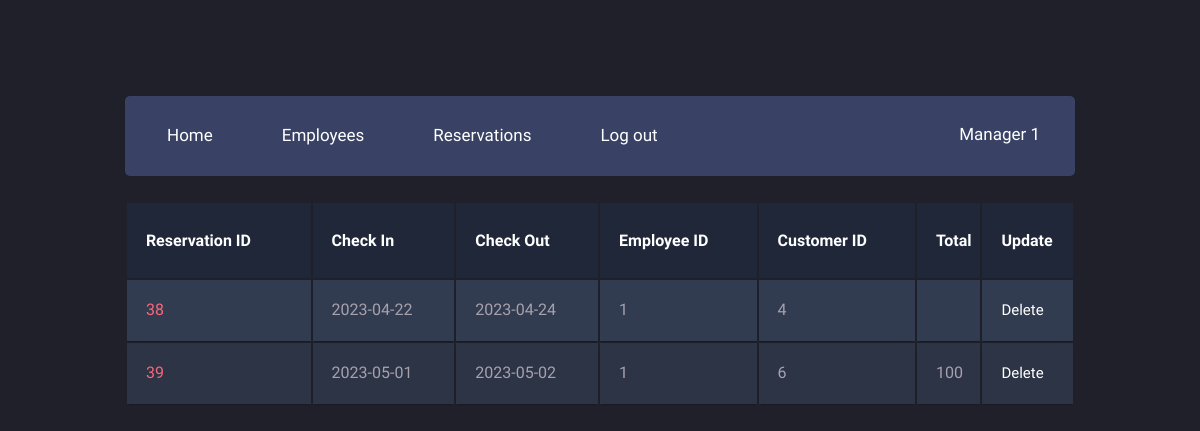
Page /managers/reservations.php (signed in) on the committed database.
### tables this page shows
CREATE TABLE `Reservations` (
  `resID` int(11) NOT NULL,
  `checkInDate` date NOT NULL,
  `checkOutDate` date NOT NULL,
  `reservedDate` date NOT NULL,
  `Employees_empID` int(11) NOT NULL,
  `Customers_cusID` int(11) NOT NULL
);

### managers/reservations.php (the view, shortened to what this page needs)
<?php
    $hotelID = $_SESSION['Hotels_hotelID'];
    include "../db_connect.php";
    $sql = "SELECT *
            from reservations inner join employees
            on employees_empID = empID
            where hotels_hotelID = '$hotelID';";
    $result = $conn->query($sql);
?>
<!DOCTYPE html>
<html>
    <head>
        <link rel="stylesheet" href="menu.css">
        <link rel="stylesheet" href="table.css">
    </head>
    <body>
        <div class="main-container">
            <header class="block">
                <ul class="header-menu horizontal-list">
                    <li>
                        <a class="header-menu-tab" href="home.php"><span class="icon fontawesome-user scnd-font-color"></span>Home</a>
                    </li>
                    <li>
                        <a class="header-menu-tab" href="employees.php"><span class="icon fontawesome-user scnd-font-color"></span>Employees</a>
                    </li>
                    <li>
                        <a class="header-menu-tab" href="reservations.php"><span class="icon fontawesome-star-empty scnd-font-color"></span>Reservations</a>
                    </li>
                    <li>
                        <a class="header-menu-tab" href="../account/logout.php"><span class="icon fontawesome-envelope scnd-font-color"></span>Log out</a>
                    </li>
                </ul>
                <div class="profile-menu">
                    <p><?php echo $_SESSION['empName']; ?> <a href=""><span class="entypo-down-open scnd-font-color"></span></a></p>
                </div>
            </header>
            <table class="container">
                <thead>
                    <tr>
                        <th><h1>Reservation ID</h1></th>
                        <th><h1>Check In</h1></th>
                        <th><h1>Check Out</h1></th>
                        <th><h1>Employee ID</h1></th>
                        <th><h1>Customer ID</h1></th>
                        <th><h1>Total</h1></th>
                        <th><h1>Update</h1></th>
                    </tr>
                </thead>
                <tbody>
                    <?php
                        if ($result->num_rows > 0) {
                            while ($row = $result->fetch_assoc()) {
                    ?>
                                <tr>
                                    <td><?php echo $row['resID']; ?> </td>
                                    <td><?php echo $row['checkInDate']; ?> </td>
                                    <td><?php echo $row['checkOutDate']; ?> </td>
                                    <td><?php echo $row['Employees_empID']; ?> </td>
                                    <td><?php echo $row['Customers_cusID']; ?> </td>
                                    <td><?php
                                        $resID = $row['resID'];
                                        $sql1 = "SELECT sum(price) * (checkOutDate - checkInDate) as total
                                                from rooms_has_reservations rhs inner join rooms r inner join reservations rs
                                                on  rhs.rooms_roomID = r.roomID
                                                and rhs.Rooms_hotels_hotelID = r.hotels_hotelID
                                                and rhs.reservations_resID = rs.resID
                                                where rhs.reservations_resID = '$resID';";
                                        $result1 = $conn->query($sql1);
                                        $row1 = $result1->fetch_assoc();
                                        echo $row1['total'];
                                    ?> </td>
                                    <td>
                                        <a class = "btn btn-danger" href = "deleteReservations.php?id=<?php echo $row['resID']; ?>">
                                        Delete</a>
                                    </td>
                                </tr>
                    <?php
                            }
                        }
                    ?>
                </tbody>
            </table>
        </div>
    </body>
</html>

### managers/menu.css (style rules this page uses)
[class*="fontawesome-"]:before { font-family: 'FontAwesome', sans-serif; }
* { -webkit-box-sizing: border-box; -moz-box-sizing: border-box; box-sizing: border-box; }
body { background: #1f2029; }
ul { list-style-type: none; margin: 0; padding-left: 0; }
h1 { font-size: 23px; }
p { font-size: 15px; }
a { text-decoration: none; font-size: 15px; }
h1, h2, p, a, span { color: #fff; }
.scnd-font-color { color: #9099b7; }
.horizontal-list { margin: 0; padding: 0; list-style-type: none; }
.horizontal-list li { float: left; }
.icon { font-size: 25px; }
.main-container { font-family: 'Ubuntu', sans-serif; width: 950px; height: 1725px; margin: 6em auto; }
header { height: 80px; }
.header-menu { font-size: 17px; line-height: 80px; }
.header-menu li { position: relative; -webkit-transform: translateZ(0); }
.header-menu-tab { padding: 0 27px; display: block; line-height: 74px; font-size: 17px; -webkit-transition: background .3s; transition: background .3s; }
.header-menu-tab .icon { padding-right: 15px; }
.profile-menu { float: right; height: 80px; padding-right: 20px; }
.profile-menu p { font-size: 17px; display: inline-block; line-height: 76px; margin: 0; padding-right: 10px; }
.profile-menu a { padding-left: 5px; }
.block { margin-bottom: 25px; background: #394264; border-radius: 5px; }

### managers/table.css (style rules this page uses)
body { font-family: 'Open Sans', sans-serif; font-weight: 300; line-height: 1.42em; color:#A7A1AE; background-color:#1F2029; }
h1 { font-size:3em; font-weight: 300; line-height:1em; text-align: center; color: #4DC3FA; }
.container th h1 { font-weight: bold; font-size: 1em; text-align: left; color: #fff; }
.container td { font-weight: normal; font-size: 1em; -webkit-box-shadow: 0 2px 2px -2px #0E1119; -moz-box-shadow: 0 2px 2px -2px #0E1119; box-shadow: 0 2px 2px -2px #0E1119; }
.container { text-align: left; overflow: hidden; width: 100%; margin: 0 auto; display: table; padding: 0 0 8em 0; }
.container td, .container th { padding-bottom: 2%; padding-top: 2%; padding-left:2%; }
.container tr:nth-child(odd) { background-color: #323C50; }
.container tr:nth-child(even) { background-color: #2C3446; }
.container th { background-color: #1F2739; }
.container td:first-child { color: #FB667A; }

### rows in the picture
reservations: resID "38", checkInDate "2023-04-22", checkOutDate "2023-04-24", Employees_empID "1", Customers_cusID "4"
reservations: resID "39", checkInDate "2023-05-01", checkOutDate "2023-05-02", Employees_empID "1", Customers_cusID "6", total "100"

### other values in the picture
$_SESSION['empName'] "Manager 1"
